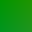
Frame 1 (no input)
Frame 60 (no input): identical to frame 1, image omitted
Frame 120 (the mouse pressed at the canvas centre since frame 60): identical to frame 1, image omitted

The p5.js sketch that drew this single still picture (run headless with seeded random() and noise() and a simulated clock; from frame 60 on, the mouse is pressed at the canvas centre):

// p5.js sketch
// ── sketch.js
// https://editor.p5js.org/jht1493/sketches/UQSjHZYJL
// 11.3: The Pixel Array Slider

let a_comp = 149;
let a_size = 32;

function setup() {
  createCanvas(a_size, a_size);
  pixelDensity(1);
  // createSlider(min, max, [value], [step])
  createSlider(0, 255, a_comp).input(function ( ) {
    a_comp = this.value();
  })
}

function draw() {
  background(51);

  loadPixels();
  for (var y = 0; y < height; y++) {
    for (var x = 0; x < width; x++) {
      var index = (x + y * width) * 4;
      pixels[index + 0] = x;
      pixels[index + 1] = a_comp; //random(0,255);
      pixels[index + 2] = y;
      pixels[index + 3] = 255;
      let r = pixels[index + 0]
      let g = pixels[index + 1];
      let b = pixels[index + 2];
      // console.log('x', x, 'y', y, 'rgb', r, g, b);
    }
  }
  updatePixels();
  // noLoop();
}

// TRY: check performance with frameRate()

// https://editor.p5js.org/jht1493/sketches/GiSAQWxq4
// 11.3: The Pixel Array

// https://github.com/CodingTrain/website/blob/master/
//  Tutorials/P5JS/p5.js_video
